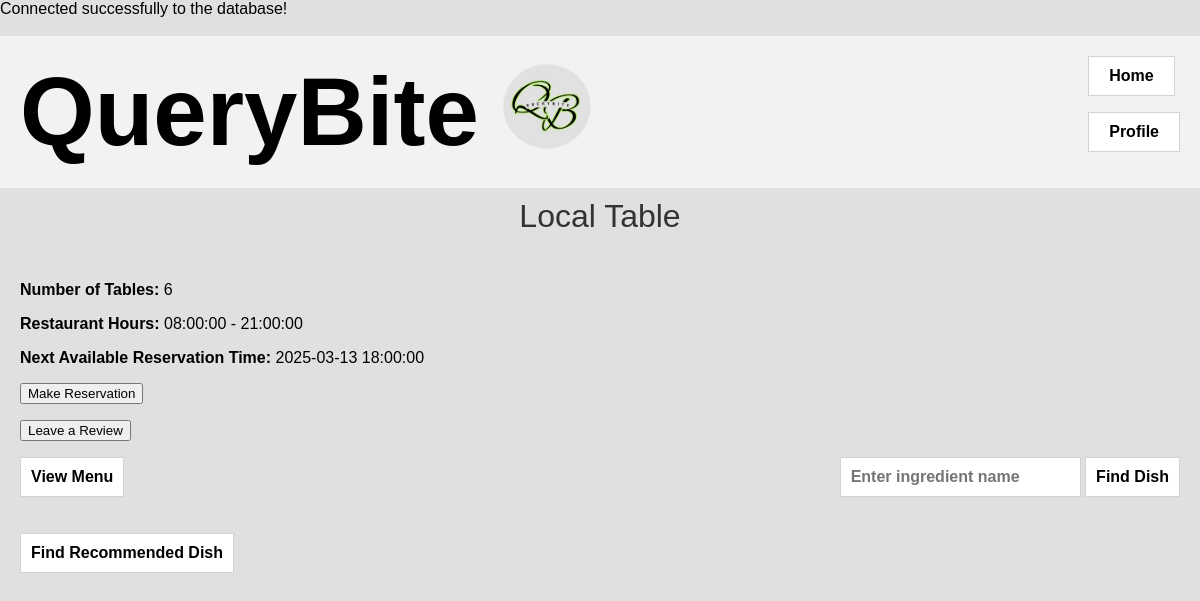
Screenshot of /restaurant.php?restaurant_id=1 with the database file from the repository.
### tables this page shows
CREATE TABLE `restaurant` (
  `Restaurant_ID` int(11) NOT NULL,
  `Name` varchar(100) NOT NULL,
  `Longitude` float DEFAULT NULL,
  `Latitude` float DEFAULT NULL,
  `Rating` decimal(2,1) DEFAULT NULL,
  `open_time` time DEFAULT NULL,
  `close_time` time DEFAULT NULL,
  `total_tables` int(11) DEFAULT NULL
);

### restaurant.php (the view, shortened to what this page needs)
<?php
$restaurant_id = $_GET['restaurant_id'];
include 'dp_connection.php';
$restaurant_query = $conn->prepare("SELECT * FROM restaurant WHERE restaurant_id = :restaurant_id");
$restaurant_query->bindParam(':restaurant_id', $restaurant_id, PDO::PARAM_INT);
$restaurant_query->execute();
$restaurant = $restaurant_query->fetch(PDO::FETCH_ASSOC);
$next_available_time_query = $conn->prepare("SELECT GetNextAvailableTime(1, CURDATE(), CURTIME()) AS NextAvailableTime");
$next_available_time_query->execute();
$next_available_time = $next_available_time_query->fetch(PDO::FETCH_ASSOC)['NextAvailableTime'];
?>
<!DOCTYPE html>
<html lang="en">
<head>
</head>
<body>
    <div class="header">
        <h1>QueryBite <img src="imagefiles/Q2.png" alt="Logo"></h1>
        <div class="buttons">
            <form method="get" action="customer_home.php">
                <button type="submit">Home</button>
            </form>
            <form method="get" action="profile.php">
                <button type="submit">Profile</button>
            </form>
        </div>
    </div>
    <div class="subheading"><?php echo htmlspecialchars($restaurant['Name']); ?></div>
    <div class="content">
        <div class="stats">
            <div>
                <p><strong>Number of Tables:</strong> <?php echo htmlspecialchars($restaurant['total_tables']); ?></p>
                <p><strong>Restaurant Hours:</strong> <?php echo htmlspecialchars($restaurant['open_time']); ?> - <?php echo htmlspecialchars($restaurant['close_time']); ?></p>
            </div>
            <div>
                <p><strong>Next Available Reservation Time:</strong> <?php echo $next_available_time; ?></p>
                <form method="get" action="makereservation.php">
                    <button type="submit">Make Reservation</button>
                </form>
                <form method="get" action="review.php">
                    <button type="submit">Leave a Review</button>
                </form>
            </div>
        </div>
        <div class="actions">
            <form method="post">
                <button type="submit" name="view_menu">View Menu</button>
            </form>
            <form method="post">
                <input type="text" name="ingredient_name" required placeholder="Enter ingredient name">
                <button type="submit" name="find_dish">Find Dish</button>
            </form>
        </div>
        <div class="actions">
            <form method="post">
                <button type="submit" name="find_recommended_dish">Find Recommended Dish</button>
            </form>
        </div>
    </div>
</body>
</html>

### restaurant.php (style rules this page uses)
body { background-color: #e0e0e0; font-family: Arial, sans-serif; margin: 0; }
.header { display: flex; align-items: center; padding: 20px; background-color: #f2f2f2; }
.header h1 { flex: 1; text-align: left; font-size: 6em; margin: 0; display: flex; align-items: center; }
.header h1 img { margin-left: 20px; width: 100px; height: 100px; }
.header .buttons { margin-left: auto; }
.header .buttons button { padding: 10px 20px; font-size: 1em; font-weight: bold; cursor: pointer; border: 1px solid lightgray; background-color: #fff; }
.subheading { text-align: center; font-size: 2em; margin: 10px 0; color: #333; }
.content { padding: 20px; }
.content .actions { display: flex; justify-content: space-between; margin-bottom: 20px; }
.content .actions button, .content .actions select, .content .actions input { padding: 10px; font-size: 1em; font-weight: bold; cursor: pointer; border: 1px solid lightgray; background-color: #fff; }

### rows the page displays
restaurant: Name "Local Table", total_tables "6", open_time "08:00:00", close_time "21:00:00"

### other values shown
$next_available_time "2025-03-13 18:00:00"
